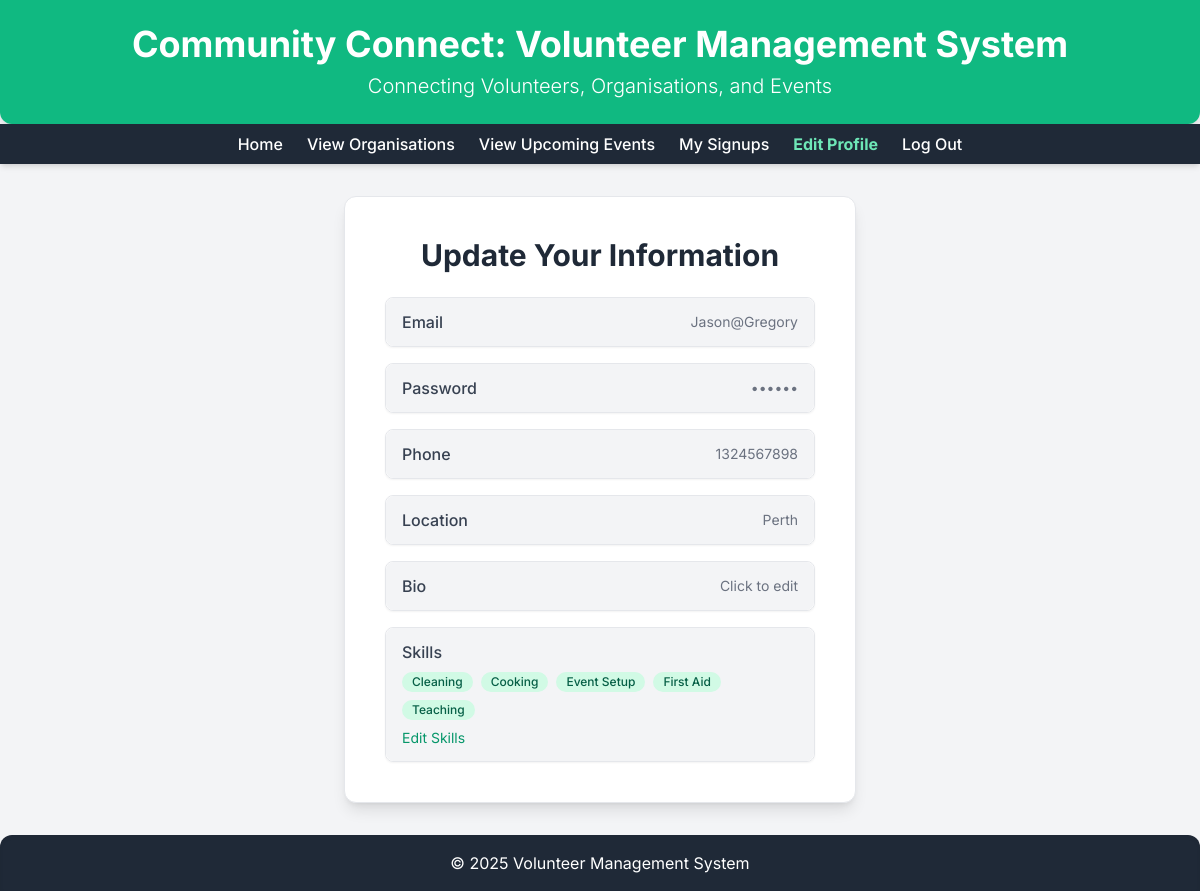
/edit_profile (signed in), run on the app's committed database.
### tables this page shows
CREATE TABLE Volunteers (
    ID INTEGER PRIMARY KEY,
    Password TEXT NOT NULL CHECK(length(Password) <= 20),
    FirstName TEXT NOT NULL CHECK(length(FirstName) <= 20),
    LastName TEXT NOT NULL CHECK(length(LastName) <= 20),
    Email TEXT NOT NULL UNIQUE CHECK(length(Email) <= 30),
    PhoneNumber TEXT NOT NULL UNIQUE CHECK(length(PhoneNumber) <= 10),
    Location TEXT NOT NULL CHECK(length(Location) <= 30),
    BirthDate DATE NOT NULL,
    Bio TEXT CHECK(length(Bio) <= 300),
    TotalHoursContributed INTEGER DEFAULT 0
);

CREATE TABLE Skills (
    ID INTEGER PRIMARY KEY,
    Name TEXT NOT NULL UNIQUE CHECK(length(Name) <= 20)
);

### app.py (the view, shortened to what this page needs)
@app.route('/edit_profile', methods=['GET', 'POST'])
def edit_profile():
    if 'user_id' not in session or 'user_type' not in session:
        return redirect('/login')
    user_id = session['user_id']
    user_type = session['user_type']
    db = get_db()
    user = {}
    if user_type == 'volunteer':
        cur = db.execute(
            """
            SELECT Email, PhoneNumber, Location, Bio
            FROM Volunteers
            WHERE ID = ?
            """,
            (user_id,)
        )
        volunteer_data = cur.fetchone()
        if not volunteer_data:
            return "Volunteer not found.", 404
        user['email'], user['phone_number'], user['location'], user['bio'] = volunteer_data
        cur = db.execute(
            """
            SELECT T2.Name
            FROM VolunteerSkills AS T1
            JOIN Skills AS T2 ON T1.SkillID = T2.ID
            WHERE T1.VolunteerID = ?
            """,
            (user_id,)
        )
        user['skills'] = [row[0] for row in cur.fetchall()]
    user['user_type'] = user_type
    return render_template('edit_profile.html', user=user)

### app.py (called while the page is built)
def get_db():
    db = getattr(g, '_database', None)
    if db is None:
        db = g._database = sqlite3.connect(DATABASE)
        db.row_factory = sqlite3.Row  # lets you access results like dicts
    return db

@app.teardown_appcontext
def close_connection(exception):
    db = getattr(g, '_database', None)
    if db is not None:
        db.close()

### templates/edit_profile.html (shortened to what this page needs)
<!DOCTYPE html>
<html lang="en">
<head>
    <script src="https://cdn.tailwindcss.com"></script>
</head>
<body class="flex flex-col min-h-screen">
    <header class="bg-emerald-500 text-white p-6 text-center rounded-b-xl shadow-lg">
        <h1 class="text-4xl font-bold">Community Connect: Volunteer Management System</h1>
        <p class="mt-2 text-xl font-light">Connecting Volunteers, Organisations, and Events</p>
    </header>
    <nav class="bg-gray-800 p-2 text-center shadow-md">
        <div class="max-w-4xl mx-auto flex justify-center space-x-6">
            <a href="/" class="text-white hover:text-emerald-300 font-medium transition-colors">Home</a>
            <a href="/organisations" class="text-white hover:text-emerald-300 font-medium transition-colors">View Organisations</a>
            <a href="/events" class="text-white hover:text-emerald-300 font-medium transition-colors">View Upcoming Events</a>
            {% if session["user_type"] == "volunteer" %}
                <a href="/signups" class="text-white hover:text-emerald-300 font-medium transition-colors">My Signups</a>
                <a href="/edit_profile" class="text-emerald-300 font-bold transition-colors">Edit Profile</a>
                <a href="/logout" class="text-white hover:text-emerald-300 font-medium transition-colors">Log Out</a>
            {% elif session["user_type"] == "organisation" %}
                <a href="/signups" class="text-white hover:text-emerald-300 font-medium transition-colors">Signups</a>
                <a href="/edit_profile" class="text-emerald-300 font-bold transition-colors">Edit Profile</a>
                <a href="/logout" class="text-white hover:text-emerald-300 font-medium transition-colors">Log Out</a>
            {% endif %}
        </div>
    </nav>
    <main class="p-8 flex-grow flex flex-col items-center justify-center">
        <div class="max-w-lg w-full bg-white p-10 rounded-xl shadow-lg border border-gray-200">
            <h2 class="text-3xl font-bold text-center text-gray-800 mb-6">Update Your Information</h2>
            {% if session["user_type"] == "volunteer" %}
                <div class="space-y-4">
                    <div class="border rounded-lg shadow-sm">
                        <button type="button" onclick="toggleField('emailField')"
                            class="w-full flex justify-between items-center px-4 py-3 bg-gray-100 hover:bg-gray-200 transition rounded-lg">
                            <span class="font-medium text-gray-700">Email</span>
                            <span class="text-sm text-gray-500">{{ user.email }}</span>
                        </button>
                    </div>
                    <div class="border rounded-lg shadow-sm">
                        <button type="button" onclick="toggleField('passwordField')"
                            class="w-full flex justify-between items-center px-4 py-3 bg-gray-100 hover:bg-gray-200 transition rounded-lg">
                            <span class="font-medium text-gray-700">Password</span>
                            <span class="text-sm text-gray-500">••••••</span>
                        </button>
                    </div>
                    <div class="border rounded-lg shadow-sm">
                        <button type="button" onclick="toggleField('phoneField')"
                            class="w-full flex justify-between items-center px-4 py-3 bg-gray-100 hover:bg-gray-200 transition rounded-lg">
                            <span class="font-medium text-gray-700">Phone</span>
                            <span class="text-sm text-gray-500">{{ user.phone_number }}</span>
                        </button>
                    </div>
                    <div class="border rounded-lg shadow-sm">
                        <button type="button" onclick="toggleField('locationField')"
                            class="w-full flex justify-between items-center px-4 py-3 bg-gray-100 hover:bg-gray-200 transition rounded-lg">
                            <span class="font-medium text-gray-700">Location</span>
                            <span class="text-sm text-gray-500">{{ user.location }}</span>
                        </button>
                    </div>
                    <div class="border rounded-lg shadow-sm">
                        <button type="button" onclick="toggleField('bioField')"
                            class="w-full flex justify-between items-center px-4 py-3 bg-gray-100 hover:bg-gray-200 transition rounded-lg">
                            <span class="font-medium text-gray-700">Bio</span>
                            <span class="text-sm text-gray-500">Click to edit</span>
                        </button>
                    </div>
                    <div class="border rounded-lg shadow-sm">
                        <div class="px-4 py-3 bg-gray-100 rounded-lg">
                            <span class="font-medium text-gray-700">Skills</span>
                            <div id="selected-skills" class="flex flex-wrap gap-2 mt-2">
                                {% for skill in user.skills %}
                                    <span class="bg-emerald-100 text-emerald-800 text-xs font-medium px-2.5 py-0.5 rounded-full">{{ skill }}</span>
                                {% endfor %}
                            </div>
                            <button type="button" onclick="openSkillsModal()"
                                class="mt-2 text-sm text-emerald-600 hover:underline">
                                Edit Skills
                            </button>
                        </div>
                    </div>
                </div>
            {% endif %}
        </div>
    </main>
    <footer class="bg-gray-800 text-white p-4 text-center mt-auto shadow-inner rounded-t-xl">
        <p>&copy; 2025 Volunteer Management System</p>
    </footer>
</body>
</html>

### templates/edit_profile.html (style rules this page uses)
body { font-family: 'Inter', sans-serif; background-color: #f3f4f6; color: #1f2937; }

### data on the page
Volunteers: email "Jason@Gregory", phone_number "1324567898", location "Perth"
Skills: Name "Cleaning"
Skills: Name "Cooking"
Skills: Name "Event Setup"
Skills: Name "First Aid"
Skills: Name "Teaching"
